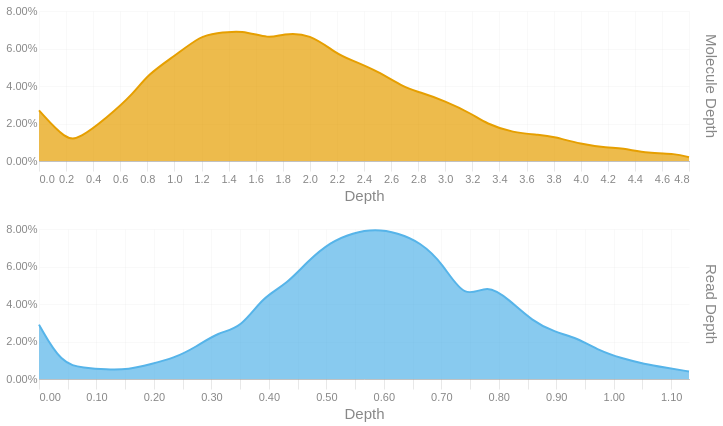

The cell this chart's notebook holds for it:
### Code cell
readdep = depth_hist(tb['Read Depth'], q99, 3)
readdep = readdep.with_columns(pl.lit('Read Depth').alias('Metric'))
if not SKIPLR:
    moldep = depth_hist(tb['Molecule Depth'], mol_q99, 1)
    moldep = moldep.with_columns(pl.lit('Molecule Depth').alias('Metric'))
    _hist = pl.concat([readdep, moldep])
    _hist = _hist.filter(pl.col('Proportion') != 0)
    with SafeRender(_hist):
        (
            alt.Chart(_hist)        
            .mark_area(interpolate = "basis")
            .encode(
                x=alt.X('Bin:Q').scale(domainMin=0).axis(alt.Axis(title='Depth')),
                y = alt.Y('Proportion:Q', title = None).axis(format = '.2%'),
                color = alt.Color('Metric:N').legend(None),
                row = alt.Row("Metric:N").header(title = None, labelOrient = 'right'),
                tooltip = [
                    alt.Tooltip("Metric:N", title = "Metric"),
                    alt.Tooltip('Interval:N', title = "Depth Interval"),
                    alt.Tooltip('Proportion:Q', title = "% Alignments").format('.2%')
                ]
            )
            .resolve_scale(x='independent', y='independent')
            .properties(
                height = 150, width = 650,
                usermeta={'embedOptions': {'downloadFileName': f'{samplename}.depth.hist'}}
            )
        ).display()
else:
    readdep = readdep.filter(pl.col('Proportion') != 0)
    with SafeRender(readdep):
        (
            alt.Chart(readdep)        
            .mark_area(interpolate = "basis")
            .encode(
                x=alt.X('Bin:Q').scale(domainMin=0).axis(alt.Axis(title='Depth')),
                y = alt.Y('Proportion:Q', title = None).axis(format = '.2%'),
                tooltip = [
                    alt.Tooltip('Interval:N', title = "Depth Interval"),
                    alt.Tooltip('Proportion:Q', title = "% Alignments").format('.2%')
                ]
            )
            .properties(
                usermeta={'embedOptions': {'downloadFileName': f'{samplename}.depth.hist'}}
            )
        ).display()

### Figure 1 — Vega-Lite specification as saved in the notebook (floating-point values rounded to 4 significant figures)
{"width": 650, "height": 150, "config": {"title": {"anchor": "start", "dy": -15, "fontSize": 18, "color": "#888888", "subtitleColor": "#888888", "subtitleFontSize": 14}, "arc": {"fill": "#0072B2"}, "axis": {"domainColor": "#888888", "domainWidth": 0.5, "gridWidth": 0.2, "grid": false, "titleFontWeight": 400, "titleFontSize": 15, "labelFontSize": 11, "labelColor": "#888888", "tickColor": "#888888", "tickWidth": 0.2, "titleColor": "#888888"}, "axisBand": {"grid": false}, "axisX": {"grid": true, "tickSize": 10, "domainCap": "round"}, "axisY": {"domain": false, "grid": true, "tickSize": 0, "domainCap": "round"}, "background": "transparent", "header": {"labelFontSize": 15, "labelColor": "#888888", "titleFontSize": 15, "titleFontWeight": 600, "titleColor": "#888888"}, "legend": {"labelFont": "sans-serif", "labelFontSize": 12, "labelColor": "#888888", "symbolSize": 100, "symbolType": "circle", "titleFontSize": 12, "titlePadding": 10, "titleColor": "#888888", "title": null}, "range": {"category": ["#E69F00", "#56B4E9", "#009E73", "#F0E442", "#0072B2", "#D55E00", "#CC79A7", "#000000"], "diverging": ["#cfe8f3", "#a2d4ec", "#73bfe2", "#46abdb", "#1696d2", "#12719e"]}, "area": {"fill": "#0072B2", "fillOpacity": 0.7, "line": true, "strokeOpacity": 0.7}, "line": {"color": "#0072B2", "stroke": "#0072B2", "strokeWidth": 2}, "trail": {"color": "#0072B2", "stroke": "#0072B2", "strokeWidth": 0, "size": 1}, "point": {"filled": true, "fillOpacity": 1.0, "size": 95}, "text": {"color": "#888888", "fontSize": 11, "align": "right", "fontWeight": 400, "size": 11}, "bar": {"fill": "#0072B2", "stroke": null}, "view": {"stroke": null, "continuousWidth": 660, "continuousHeight": 400}}, "data": {"name": "data-44a989351a13064f4c4b5f2550516d8e"}, "mark": {"type": "area", "interpolate": "basis"}, "encoding": {"color": {"field": "Metric", "legend": null, "type": "nominal"}, "row": {"field": "Metric", "header": {"title": null, "labelOrient": "right"}, "type": "nominal"}, "tooltip": [{"field": "Metric", "title": "Metric", "type": "nominal"}, {"field": "Interval", "title": "Depth Interval", "type": "nominal"}, {"field": "Proportion", "format": ".2%", "title": "% Alignments", "type": "quantitative"}], "x": {"axis": {"title": "Depth"}, "field": "Bin", "scale": {"domainMin": 0}, "type": "quantitative"}, "y": {"axis": {"format": ".2%"}, "field": "Proportion", "title": null, "type": "quantitative"}}, "resolve": {"scale": {"x": "independent", "y": "independent"}}, "usermeta": {"embedOptions": {"downloadFileName": "S1_Musquodoboit_006.depth.hist"}}, "$schema": "https://vega.github.io/schema/vega-lite/v6.1.0.json", "datasets": {"data-44a989351a13064f4c4b5f2550516d8e": [{"Bin": 0.0, "Interval": "0.0-0.039", "Proportion": 0.029, "Metric": "Read Depth"}, {"Bin": 0.039, "Interval": "0.039-0.078", "Proportion": 0.008, "Metric": "Read Depth"}, {"Bin": 0.078, "Interval": "0.078-0.117", "Proportion": 0.006, "Metric": "Read Depth"}, {"Bin": 0.117, "Interval": "0.117-0.156", "Proportion": 0.005, "Metric": "Read Depth"}, {"Bin": 0.156, "Interval": "0.156-0.195", "Proportion": 0.005, "Metric": "Read Depth"}, {"Bin": 0.195, "Interval": "0.195-0.234", "Proportion": 0.008, "Metric": "Read Depth"}, {"Bin": 0.234, "Interval": "0.234-0.273", "Proportion": 0.011, "Metric": "Read Depth"}, {"Bin": 0.273, "Interval": "0.273-0.312", "Proportion": 0.017, "Metric": "Read Depth"}, {"Bin": 0.312, "Interval": "0.312-0.351", "Proportion": 0.025, "Metric": "Read Depth"}, {"Bin": 0.351, "Interval": "0.351-0.39", "Proportion": 0.027, "Metric": "Read Depth"}, {"Bin": 0.39, "Interval": "0.39-0.429", "Proportion": 0.044, "Metric": "Read Depth"}, {"Bin": 0.429, "Interval": "0.429-0.468", "Proportion": 0.05, "Metric": "Read Depth"}, {"Bin": 0.468, "Interval": "0.468-0.507", "Proportion": 0.063, "Metric": "Read Depth"}, {"Bin": 0.507, "Interval": "0.507-0.546", "Proportion": 0.073, "Metric": "Read Depth"}, {"Bin": 0.546, "Interval": "0.546-0.585", "Proportion": 0.078, "Metric": "Read Depth"}, {"Bin": 0.585, "Interval": "0.585-0.624", "Proportion": 0.08, "Metric": "Read Depth"}, {"Bin": 0.624, "Interval": "0.624-0.663", "Proportion": 0.078, "Metric": "Read Depth"}, {"Bin": 0.663, "Interval": "0.663-0.702", "Proportion": 0.073, "Metric": "Read Depth"}, {"Bin": 0.702, "Interval": "0.702-0.741", "Proportion": 0.062, "Metric": "Read Depth"}, {"Bin": 0.741, "Interval": "0.741-0.78", "Proportion": 0.042, "Metric": "Read Depth"}, {"Bin": 0.78, "Interval": "0.78-0.819", "Proportion": 0.051, "Metric": "Read Depth"}, {"Bin": 0.819, "Interval": "0.819-0.858", "Proportion": 0.042, "Metric": "Read Depth"}, {"Bin": 0.858, "Interval": "0.858-0.897", "Proportion": 0.031, "Metric": "Read Depth"}, {"Bin": 0.897, "Interval": "0.897-0.936", "Proportion": 0.025, "Metric": "Read Depth"}, {"Bin": 0.936, "Interval": "0.936-0.975", "Proportion": 0.022, "Metric": "Read Depth"}, {"Bin": 0.975, "Interval": "0.975-1.014", "Proportion": 0.015, "Metric": "Read Depth"}, {"Bin": 1.014, "Interval": "1.014-1.053", "Proportion": 0.011, "Metric": "Read Depth"}, {"Bin": 1.053, "Interval": "1.053-1.092", "Proportion": 0.008, "Metric": "Read Depth"}, {"Bin": 1.092, "Interval": "1.092-1.131", "Proportion": 0.006, "Metric": "Read Depth"}, {"Bin": 1.131, "Interval": "1.131-1.17", "Proportion": 0.004, "Metric": "Read Depth"}, {"Bin": 0.0, "Interval": "0.0-0.2", "Proportion": 0.027, "Metric": "Molecule Depth"}, {"Bin": 0.2, "Interval": "0.2-0.3", "Proportion": 0.011, "Metric": "Molecule Depth"}, {"Bin": 0.3, "Interval": "0.3-0.5", "Proportion": 0.012, "Metric": "Molecule Depth"}, {"Bin": 0.5, "Interval": "0.5-0.7", "Proportion": 0.023, "Metric": "Molecule Depth"}, {"Bin": 0.7, "Interval": "0.7-0.8", "Proportion": 0.036, "Metric": "Molecule Depth"}, {"Bin": 0.8, "Interval": "0.8-1.0", "Proportion": 0.046, "Metric": "Molecule Depth"}, {"Bin": 1.0, "Interval": "1.0-1.2", "Proportion": 0.056, "Metric": "Molecule Depth"}, {"Bin": 1.2, "Interval": "1.2-1.3", "Proportion": 0.067, "Metric": "Molecule Depth"}, {"Bin": 1.3, "Interval": "1.3-1.5", "Proportion": 0.068, "Metric": "Molecule Depth"}, {"Bin": 1.5, "Interval": "1.5-1.7", "Proportion": 0.07, "Metric": "Molecule Depth"}, {"Bin": 1.7, "Interval": "1.7-1.8", "Proportion": 0.065, "Metric": "Molecule Depth"}, {"Bin": 1.8, "Interval": "1.8-2.0", "Proportion": 0.068, "Metric": "Molecule Depth"}, {"Bin": 2.0, "Interval": "2.0-2.2", "Proportion": 0.068, "Metric": "Molecule Depth"}, {"Bin": 2.2, "Interval": "2.2-2.3", "Proportion": 0.057, "Metric": "Molecule Depth"}, {"Bin": 2.3, "Interval": "2.3-2.5", "Proportion": 0.054, "Metric": "Molecule Depth"}, {"Bin": 2.5, "Interval": "2.5-2.7", "Proportion": 0.048, "Metric": "Molecule Depth"}, {"Bin": 2.7, "Interval": "2.7-2.8", "Proportion": 0.039, "Metric": "Molecule Depth"}, {"Bin": 2.8, "Interval": "2.8-3.0", "Proportion": 0.037, "Metric": "Molecule Depth"}, {"Bin": 3.0, "Interval": "3.0-3.2", "Proportion": 0.032, "Metric": "Molecule Depth"}, {"Bin": 3.2, "Interval": "3.2-3.3", "Proportion": 0.025, "Metric": "Molecule Depth"}, {"Bin": 3.3, "Interval": "3.3-3.5", "Proportion": 0.02, "Metric": "Molecule Depth"}, {"Bin": 3.5, "Interval": "3.5-3.7", "Proportion": 0.015, "Metric": "Molecule Depth"}, {"Bin": 3.7, "Interval": "3.7-3.8", "Proportion": 0.014, "Metric": "Molecule Depth"}, {"Bin": 3.8, "Interval": "3.8-4.0", "Proportion": 0.013, "Metric": "Molecule Depth"}, {"Bin": 4.0, "Interval": "4.0-4.2", "Proportion": 0.009, "Metric": "Molecule Depth"}, {"Bin": 4.2, "Interval": "4.2-4.3", "Proportion": 0.007, "Metric": "Molecule Depth"}, {"Bin": 4.3, "Interval": "4.3-4.5", "Proportion": 0.007, "Metric": "Molecule Depth"}, {"Bin": 4.5, "Interval": "4.5-4.7", "Proportion": 0.004, "Metric": "Molecule Depth"}, {"Bin": 4.7, "Interval": "4.7-4.8", "Proportion": 0.004, "Metric": "Molecule Depth"}, {"Bin": 4.8, "Interval": "4.8-4.99", "Proportion": 0.002, "Metric": "Molecule Depth"}]}}
